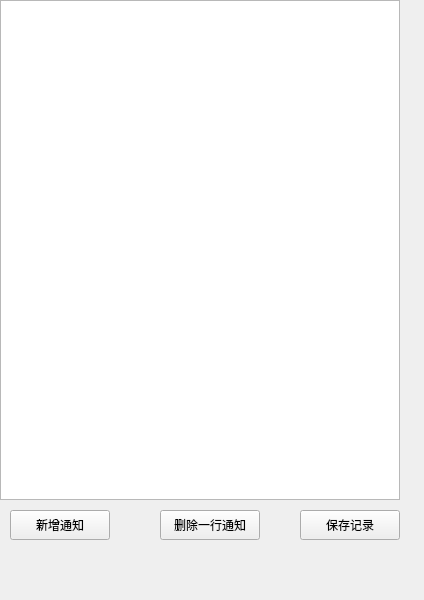
<?xml version="1.0" encoding="UTF-8"?>
<ui version="4.0">
 <class>editnotice</class>
 <widget class="QWidget" name="editnotice">
  <property name="geometry">
   <rect>
    <x>0</x>
    <y>0</y>
    <width>424</width>
    <height>600</height>
   </rect>
  </property>
  <property name="windowTitle">
   <string>Form</string>
  </property>
  <widget class="QTableView" name="tableView">
   <property name="enabled">
    <bool>true</bool>
   </property>
   <property name="geometry">
    <rect>
     <x>0</x>
     <y>0</y>
     <width>400</width>
     <height>500</height>
    </rect>
   </property>
   <property name="frameShadow">
    <enum>QFrame::Raised</enum>
   </property>
  </widget>
  <widget class="QPushButton" name="newnotice">
   <property name="geometry">
    <rect>
     <x>10</x>
     <y>510</y>
     <width>100</width>
     <height>30</height>
    </rect>
   </property>
   <property name="text">
    <string>新增通知</string>
   </property>
  </widget>
  <widget class="QPushButton" name="deletenotice">
   <property name="geometry">
    <rect>
     <x>160</x>
     <y>510</y>
     <width>100</width>
     <height>30</height>
    </rect>
   </property>
   <property name="text">
    <string>删除一行通知</string>
   </property>
  </widget>
  <widget class="QPushButton" name="save">
   <property name="geometry">
    <rect>
     <x>300</x>
     <y>510</y>
     <width>100</width>
     <height>30</height>
    </rect>
   </property>
   <property name="text">
    <string>保存记录</string>
   </property>
  </widget>
 </widget>
 <resources/>
 <connections/>
</ui>
